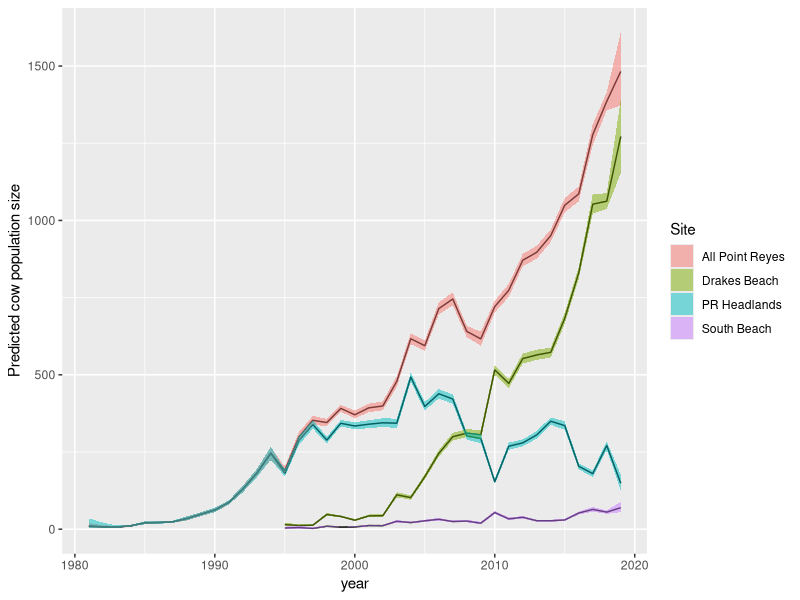
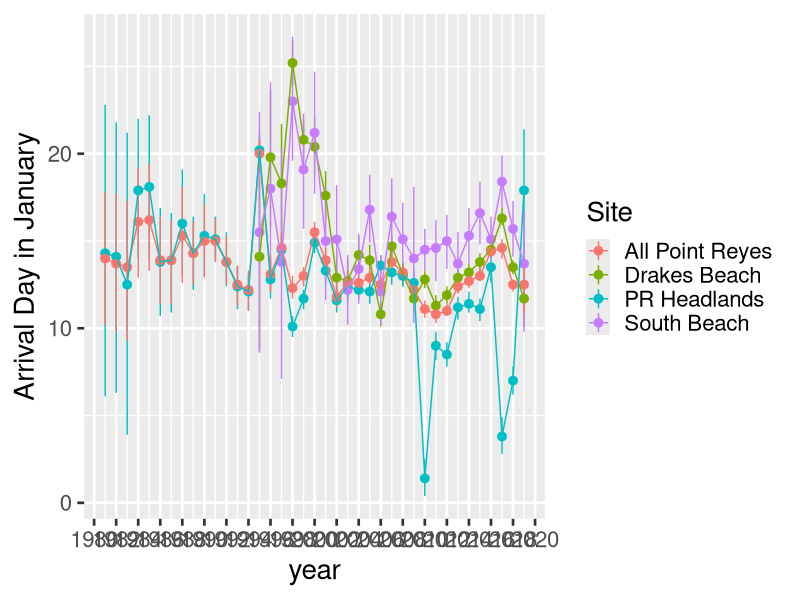

Write the R code that produced these figures, in order.
## condit inputs

library(tidyverse)
library(readr)
DrakeCensusFit <- read_tsv("Data/1981_2019_All_Counts/processed/ConditResults/DrakeCensusFit.csv")
DrakeCensusFit$Site <- "Drakes Beach"
HeadlandCensusFit <- read_tsv("Data/1981_2019_All_Counts/processed/ConditResults/HeadlandCensusFit.csv")
HeadlandCensusFit$Site <- "PR Headlands"
PtReyesCensusFit <- read_tsv("Data/1981_2019_All_Counts/processed/ConditResults/PtReyesCensusFit.csv")
PtReyesCensusFit$Site <- "All Point Reyes"
SouthCensusFit <- read_tsv("Data/1981_2019_All_Counts/processed/ConditResults/SouthCensusFit.csv")
SouthCensusFit$Site <- "South Beach"

#stack 'em
all <- bind_rows(DrakeCensusFit, HeadlandCensusFit, SouthCensusFit, PtReyesCensusFit)

# separate arrival and pop CIs
all.2 <- separate(all, CIpopulation, into = c("CIpopLow", "CIpopHi"), sep = "-", convert = TRUE)
all.3 <- separate(all.2, CIarrival, into = c("CIArriveLow", "CIArriveHi"), sep = "-", convert = TRUE)

## plot

p1 <- ggplot(all.3, aes(year, population, fill = Site)) +
  geom_line() + 
  geom_ribbon(aes(ymax = CIpopHi, ymin = CIpopLow), alpha = 0.5) +
  ylab("Predicted cow population size")
p1


p.arrival <- ggplot(all.3, aes(year, arrival, color = Site)) +
geom_pointrange(aes(ymax = CIArriveHi, ymin =  CIArriveLow)) + 
  geom_line() +
  ylab("Arrival Day in January") +
  theme_gray(base_size = 20) +
  scale_x_continuous(breaks = seq(1980, 2020, 2))
p.arrival
